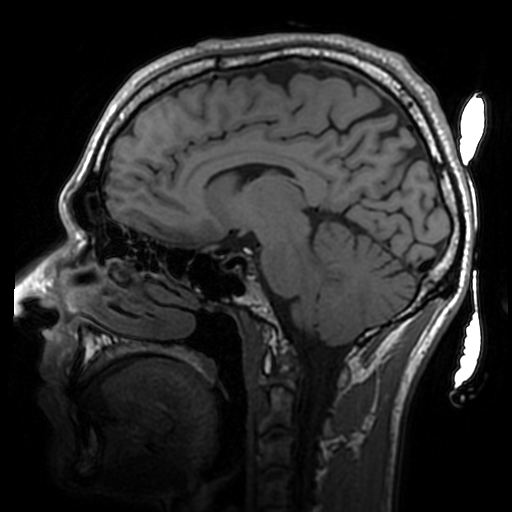
%> input picture Chapter 7/brain.jpg, 512 x 512 px
$ octave Ex7_2.m   (GNU Octave 9; MATLAB toolbox functions it lacks are replaced by stand-ins)
%> lines starting %> are read from the running program, lines starting %| are printed output that depends on the picture
%Read in image
im = imread('brain.jpg');
%> im is the input picture: size 512x512 uint8; min 0, max 255, mean 42.6
figure
imshow(im)
title('Original image')

%Fourier transform
FT = fftshift(fft2(im));
figure
imagesc(log(abs(FT)))
title('Log of k-space of Image')
xlabel('k_x')
ylabel('k_y')
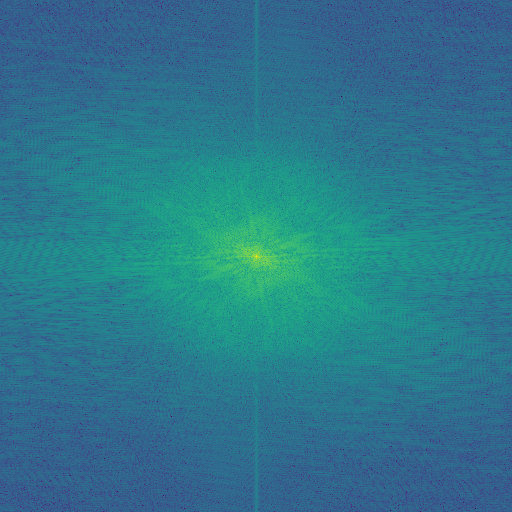
%> displayed picture: size 512x512x3, on the screen's scale of 0 to 255; mean R, G, B 44, 119.1, 140.3

%Angle
figure
imagesc(angle(FT))
title('Angle of k-space of Image')
xlabel('k_x')
ylabel('k_y')
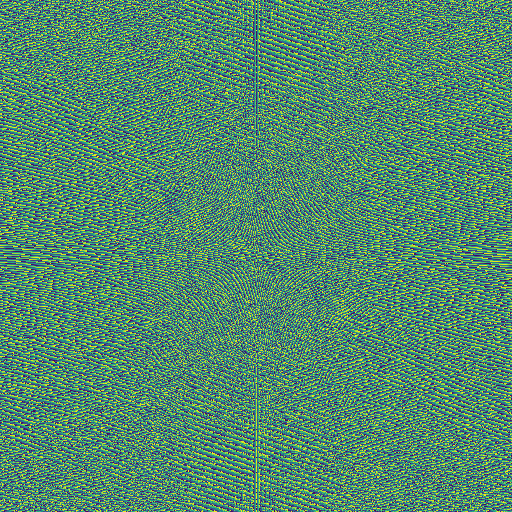
%> displayed picture: size 512x512x3, on the screen's scale of 0 to 255; mean R, G, B 83.4, 137.2, 109.8

%Plot some line profiles
lp1 = abs(FT(1,:));
%> lp1 = 512 values, max 1855 at index 257, min 13.98 at index 214, mean 351.4
lp2 = abs(FT(128,:));
%> lp2 = 512 values, max 4708.4 at index 230, min 54.19 at index 447, mean 1203.7
%lp3 = abs(FT(256,:));
lp4 = abs(FT(384,:));
%> lp4 = 512 values, max 4749.2 at index 254, min 71.46 at index 493, mean 1229.1
lp5 = abs(FT(512,:));
%> lp5 = 512 values, max 1994.1 at index 256, min 9.35 at index 421, mean 329
figure
plot(lp1)
hold on
plot(lp2)
%plot(lp3)
plot(lp4)
plot(lp5)
xlabel('k_x')
ylabel('Intensity')
legend('Line 1', 'Line 128', 'Line 384', 'Line 512')
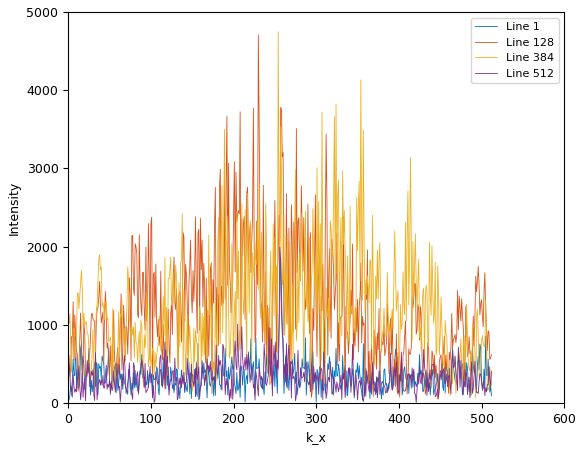
%> figure redrawn from the program's plot data; curve peaks at x = 257, y = 1855; curve peaks at x = 230, y = 4708.4; curve peaks at x = 254, y = 4749.2; curve peaks at x = 256, y = 1994.1
